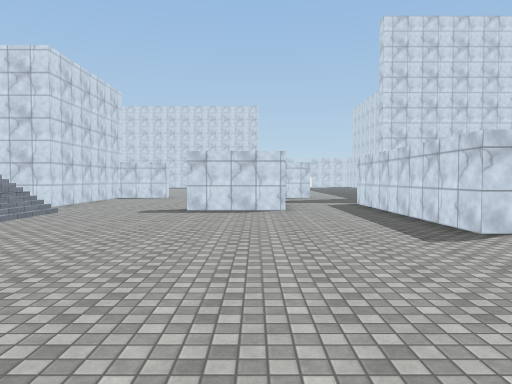
[1] (above)

12 first-person views from a walk through a 3-D level made in the Unity game engine. The camera is 1.2 m above the floor, tilts 2° down and sees 70° across. Doors are open. The floor is counted in squares, 2 m on a side. Each view is taken from the middle of a square. On the plan, view 1 faces up. The plan holds only what a view shows up to about 10 squares ahead; the rest is blank. The place goes on beyond the plan. The player is left out. Surface patterns are stand-ins for the level's own textures.

[2]
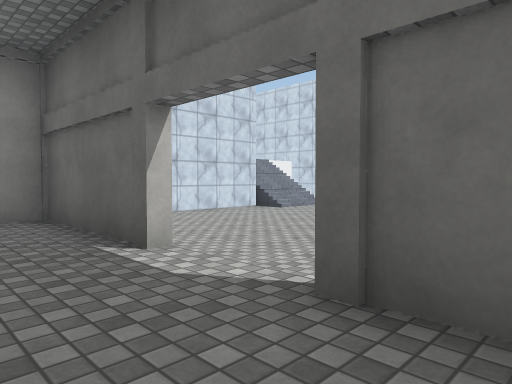

[3]
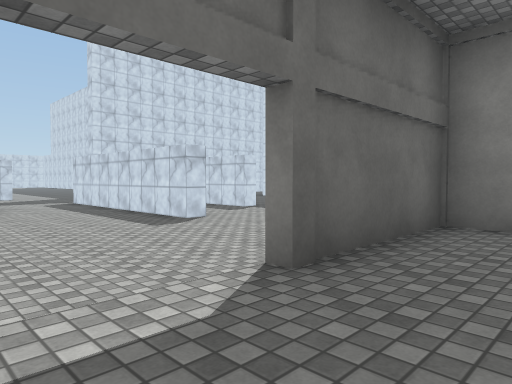

[4]
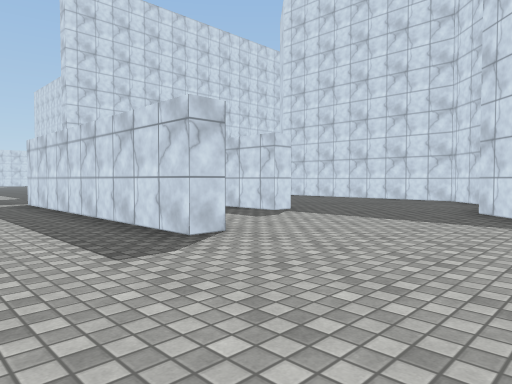

[5]
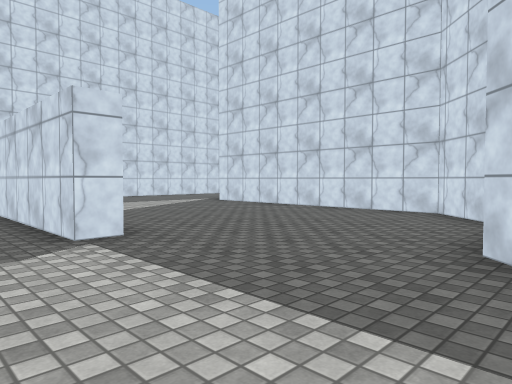

[6]
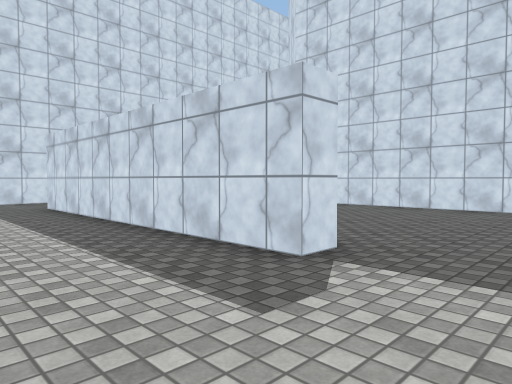

[7]
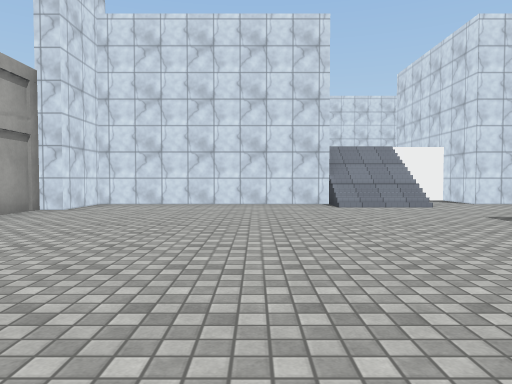

[8]
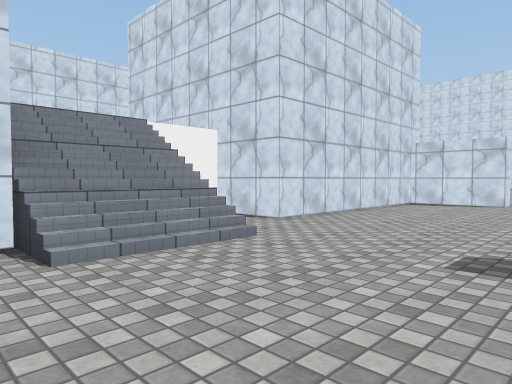

[9]
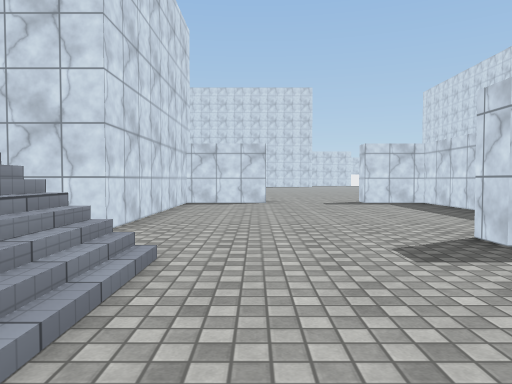

[10]
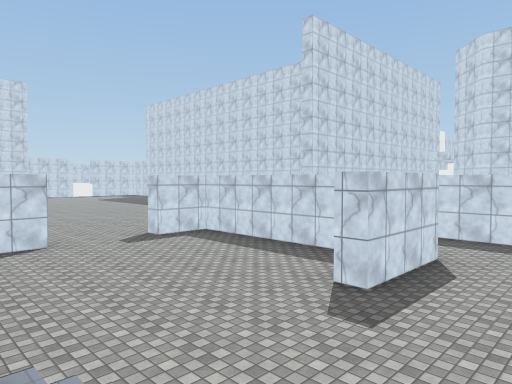

[11]
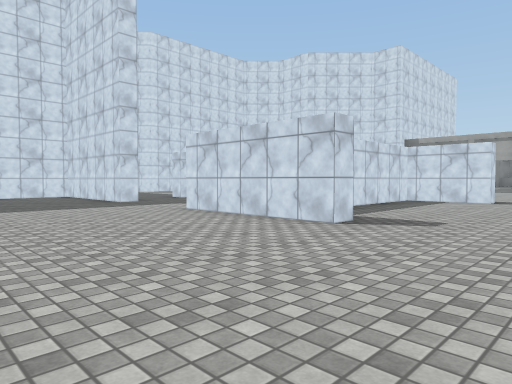

[12]
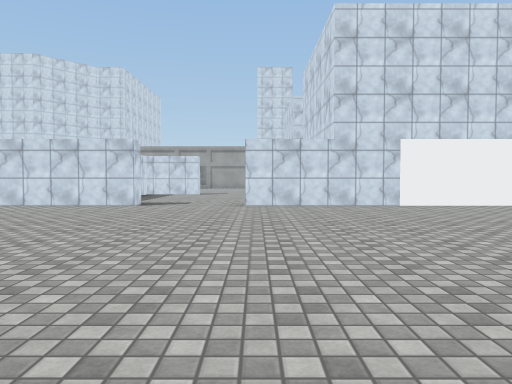

### Floor plan
Key: @ floor where view 1 was taken; # wall or solid block; . main floor; : floor 0.5 m higher than the main floor; / step, stairs or slope; D open door.
Columns run from 10 left of view 1 to 12 right of it. Each row starts with its distance up from view 1.
 24       .
 23      ...
 22     .....
 21     .....
 20    .......
 19   .............
 18   ................
 17  .................
 16  ................
 15 #######..####...##
 14     #.....#  .  .
 13     #.....#  . .#
 12     #.....#  . .#  ..
 11 #####.....#. # .#  ...
 10    .......#..# .# ....#
  9     .....##..# .# ....#
  8    ///.......#..#.....#
  7    ///.......#..#.....#
  6     #........#........#
  5     #.................#
  4     #................##
  3     #.............#
  2     #..........
  1     #####DDD###
  0       #:::@:::#
 -1          ::::

Positions as (right, up) in squares from view 1, and headings:
1: (0, 0), facing up
2: (2, -1), facing up-left
3: (-1, -1), facing up-right
4: (1, 2), facing up-right
5: (5, 3), facing up-right
6: (4, 5), facing up-right
7: (3, 5), facing left
8: (-2, 6), facing up-left
9: (-4, 6), facing up
10: (-6, 7), facing up-right
11: (-4, 20), facing down-right
12: (-4, 24), facing down
